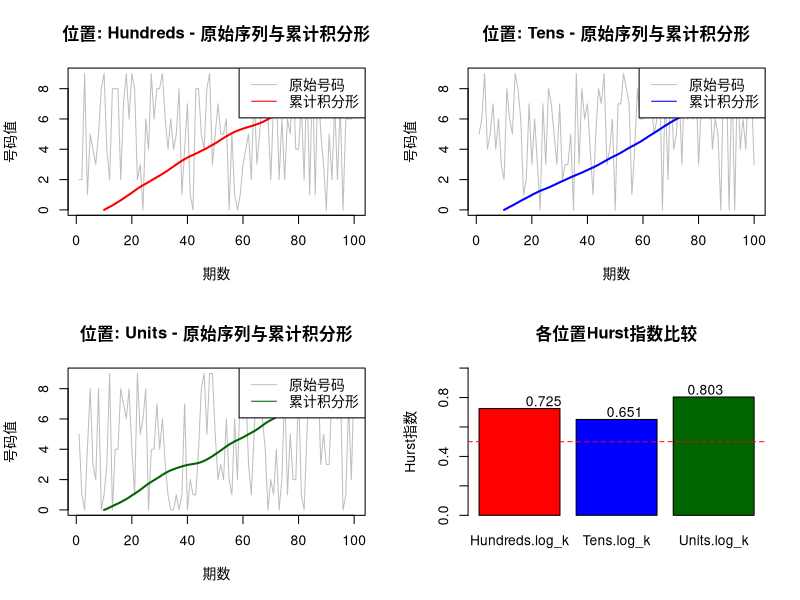

The R source for this figure:
# @author: my@daisg.com
# @date: 2016-09-19
# @version: 1.0
# Copyright (c) 2016 daisg
# SPDX-License-Identifier: GPL-3
# @brief/ Description
## Super 3D lottery with Fractal Theory
## 福彩3D累计积分形分析算法
# library(GH.AN.LIST) # 最新数据获取
# # -----------------------------------------
# # A：数据准备与任务创建
# # -----------------------------------------
# # 方法1：自建包获取数据：数据 3D_Data。
# Super3D_Data <- GH_LIST(5,1000,6)
# str(Super3D_Data) # 数据集的基本信息
# head(Super3D_Data)  # 前几行数据
# sum(is.na(Super3D_Data)) # 检查缺失值

# 方法3：导入本地CSV格式的历史数据
# 方法3：模拟福彩3D历史数据（假设已有100期数据）
# 格式：期号(ISSUE), 百位(Hundreds), 十位(Tens), 个位(Units)
set.seed(123) # 设置随机种子确保示例可重现
n_periods <- 100

# 生成数据
Super3D_history <- data.frame(
  ISSUE = 240001:(240000 + n_periods),
  Hundreds = sample(0:9, n_periods, replace = TRUE),
  Tens = sample(0:9, n_periods, replace = TRUE),
  Units = sample(0:9, n_periods, replace = TRUE)
)

# # -----------------------------------------
# # B：累计积分形转换函数
# # -----------------------------------------
fractal_cumulative_transform <- function(ts_data, window_size = 10) {
  # 参数:
  # ts_data: 数值向量，一个位置的历史号码序列
  # window_size: 滑动窗口大小，用于平滑序列
  
  n <- length(ts_data)
  if (n < window_size) {
    stop("数据量不足，需要至少", window_size, "期数据进行分形分析")
  }
  
  # 基础累计积：对原始序列进行累加
  simple_cumsum <- cumsum(ts_data)
  
  # 滑动窗口平均累计积：平滑序列，减少随机波动
  smoothed_cumsum <- stats::filter(simple_cumsum, 
                                   rep(1/window_size, window_size), 
                                   sides = 1)
  
  # 标准化累计积分形值
  normalized_fractal <- (smoothed_cumsum - min(smoothed_cumsum, na.rm = TRUE)) / 
    (max(smoothed_cumsum, na.rm = TRUE) - min(smoothed_cumsum, na.rm = TRUE))
  
  return(list(
    simple_cumsum = simple_cumsum,
    smoothed_cumsum = smoothed_cumsum,
    normalized_fractal = normalized_fractal
  ))
}

# # -----------------------------------------
# # C：分形维数估算函数（通过Hurst指数）
# # -----------------------------------------
calculate_hurst <- function(ts_data) {
  # 使用重标极差分析法(R/S分析法)计算Hurst指数
  # Hurst指数与分形维数D的关系：D = 2 - H
  # H > 0.5: 序列具有持续性; H < 0.5: 序列具有反持续性; H = 0.5: 随机序列
  
  n <- length(ts_data)
  if (n < 10) return(NA)
  
  # 将序列分成多个子区间
  max_k <- floor(n/2)
  r_s_ratio <- numeric(max_k)
  
  for (k in 2:max_k) {
    # 将序列分成m个长度为k的子区间
    m <- floor(n/k)
    if (m < 2) next
    
    # 计算每个子区间的重标极差(R/S)
    r_s_values <- numeric(m)
    for (i in 1:m) {
      subset_data <- ts_data[((i-1)*k+1):(i*k)]
      mean_val <- mean(subset_data)
      deviation <- subset_data - mean_val
      z <- cumsum(deviation) # 累积离差
      r <- max(z) - min(z)   # 极差
      s <- sd(subset_data)    # 标准差
      if (s > 0) r_s_values[i] <- r/s
    }
    
    r_s_ratio[k] <- mean(r_s_values, na.rm = TRUE)
  }
  
  # 剔除无效值
  valid_indices <- which(r_s_ratio > 0)
  if (length(valid_indices) < 3) return(NA)
  
  # 对log(k)和log(R/S)进行线性回归，斜率即为Hurst指数
  k_values <- valid_indices
  log_k <- log(k_values)
  log_rs <- log(r_s_ratio[k_values])
  
  model <- lm(log_rs ~ log_k)
  hurst <- coef(model)[2]
  
  return(hurst)
}

# # -----------------------------------------
# # D：累计积分形预测函数
# # -----------------------------------------
fractal_predict <- function(ts_data, steps = 1, window_size = 10) {
  # 基于累计积分形序列的趋势进行预测
  n <- length(ts_data)
  
  # 计算累计积分形序列
  fractal_seq <- fractal_cumulative_transform(ts_data, window_size)
  cumsum_vals <- fractal_seq$simple_cumsum
  
  # 使用线性回归拟合近期趋势
  recent_data <- data.frame(
    time = 1:length(cumsum_vals),
    value = cumsum_vals
  )
  
  # 拟合最近window_size*2期的趋势
  recent_window <- max(1, n - window_size*2):n
  model <- lm(value ~ time, data = recent_data[recent_window, ])
  
  # 预测未来steps期的累计积分形值
  future_times <- data.frame(time = (n+1):(n+steps))
  future_cumsum <- predict(model, future_times)
  
  # 将累计积分形预测值转换回原始号码预测
  current_cumsum <- cumsum_vals[n]
  predicted_diff <- future_cumsum - current_cumsum
  
  # 预测的原始号码值（取整并限制在0-9范围内）
  predicted_values <- round(predicted_diff / steps)
  predicted_values <- pmax(0, pmin(9, predicted_values))
  
  return(predicted_values)
}

# # -----------------------------------------
# # E：主分析函数
# # -----------------------------------------
analyze_3d_fractal <- function(data, positions = c("Hundreds", "Tens", "Units"), 
                               window_size = 10) {
  # 对3D每个位置进行累计积分形分析
  
  results <- list()
  
  for (pos in positions) {
    cat("=== 分析位置:", pos, "===\n")
    
    # 提取该位置的历史数据
    ts_data <- data[[pos]]
    
    # 计算累计积分形序列
    fractal_result <- fractal_cumulative_transform(ts_data, window_size)
    results[[pos]]$fractal <- fractal_result
    
    # 计算Hurst指数
    hurst <- calculate_hurst(ts_data)
    results[[pos]]$hurst <- hurst
    fractal_dim <- ifelse(!is.na(hurst), 2 - hurst, NA)
    
    cat("Hurst指数:", round(hurst, 4), "\n")
    cat("分形维数:", round(fractal_dim, 4), "\n")
    
    # 判断序列特性
    if (!is.na(hurst)) {
      if (hurst > 0.6) {
        cat("序列特性: 强持续性（趋势增强）\n")
      } else if (hurst > 0.5) {
        cat("序列特性: 弱持续性\n")
      } else if (hurst > 0.4) {
        cat("序列特性: 弱反持续性\n")
      } else {
        cat("序列特性: 强反持续性（均值回归）\n")
      }
    }
    
    # 进行预测
    predicted <- fractal_predict(ts_data, steps = 1, window_size)
    results[[pos]]$predicted <- predicted
    cat("下期预测号码:", predicted, "\n\n")
  }
  
  return(results)
}

# # -----------------------------------------
# # F：执行分析
# # -----------------------------------------
if (exists("Super3D_history")) {
  # 运行累计积分形分析
  fractal_results <- analyze_3d_fractal(Super3D_history)
  
  # G： 可视化结果
  # 绘制累计积分形序列图
  par(mfrow = c(2, 2))
  
  positions <- c("Hundreds", "Tens", "Units")
  colors <- c("red", "blue", "darkgreen")
  
  for (i in 1:length(positions)) {
    pos <- positions[i]
    fractal_data <- fractal_results[[pos]]$fractal
    
    plot(Super3D_history[[pos]], type = "l", col = "gray",
         main = paste("位置:", pos, "- 原始序列与累计积分形"),
         xlab = "期数", ylab = "号码值")
    
    lines(fractal_data$normalized_fractal * 9, col = colors[i], lwd = 2)
    legend("topright", legend = c("原始号码", "累计积分形"), 
           col = c("gray", colors[i]), lty = 1)
  }
  
  # 绘制Hurst指数比较图
  hurst_values <- sapply(positions, function(pos) fractal_results[[pos]]$hurst)
  if (all(!is.na(hurst_values))) {
    barplot(hurst_values, col = colors, main = "各位置Hurst指数比较",
            ylab = "Hurst指数", ylim = c(0, 1))
    abline(h = 0.5, lty = 2, col = "red")
    text(x = 1:3, y = hurst_values + 0.05, 
         labels = round(hurst_values, 3))
  }
  
} else {
  cat("请提供福彩3D历史数据，数据框需包含'Hundreds','Tens','Units'三列\n")
}

# # -----------------------------------------
# # H：结果汇总
# # -----------------------------------------
cat("====== 福彩3D累计积分形分析报告 ======\n")
if (exists("fractal_results")) {
  for (pos in c("Hundreds", "Tens", "Units")) {
    cat("位置:", pos, "\n")
    cat("  预测号码:", fractal_results[[pos]]$predicted, "\n")
    cat("  Hurst指数:", round(fractal_results[[pos]]$hurst, 4), "\n")
    cat("  分形维数:", round(2 - fractal_results[[pos]]$hurst, 4), "\n")
    cat("  ", 
        ifelse(fractal_results[[pos]]$hurst > 0.5, 
               "提示: 序列具有持续性，近期趋势可能延续",
               "提示: 序列具有反持续性，近期趋势可能反转"), "\n\n")
  }
}